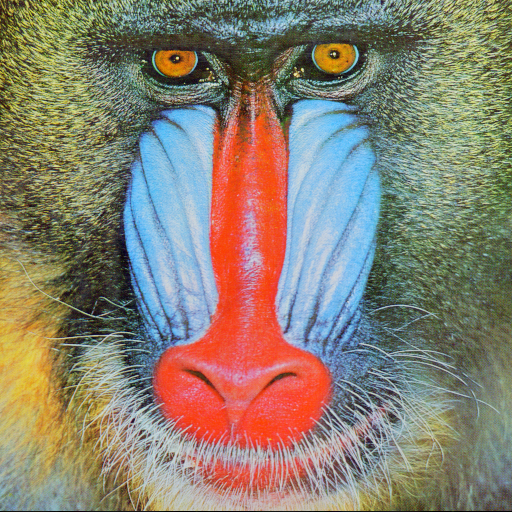
#> input picture Team_members/from_fatma_salim/baboon.png, 512 x 512 px, found by its file name
$ jupyter execute Image_Transformation_on_baboon.ipynb
#> lines starting #> are read from the running program, lines starting #| are printed output that depends on the picture
# Image Transformation on baboon

Pixel Transforms are operations you perform one pixel at a time. In this task, you will start by creating histograms. Histograms display the intensity of the image and can be used to optimize image characteristics. You will then apply Intensity Transformations, making objects easier to see by improving image contrast and brightness.

#### Load the RGB image baboon.png

[cell 1]
import numpy as np
import cv2
from PIL import Image
import matplotlib.pyplot as plt

[cell 2]
img_pil = Image.open(r"C:\Users\bbuser\Desktop\baboon.png")
#> img_pil is the input picture: PIL image 512x512 RGB; mean R, G, B 137.4, 128.9, 113.1
img_pil

#### Create and display histograms for each color channel (Red, Green, Blue)

[cell 3]
# Convert PIL image to numpy array
img_np = np.array(img_pil)

plt.figure(figsize=(12, 4))

# Red channel histogram
plt.subplot(1, 3, 1)
plt.hist(img_np[:, :, 0].ravel(), bins=256, color='red', alpha=0.7)
plt.title('Red Channel')
plt.xlabel('Pixel Intensity')
plt.ylabel('Frequency')

# Green channel histogram
plt.subplot(1, 3, 2)
plt.hist(img_np[:, :, 1].ravel(), bins=256, color='green', alpha=0.7)
plt.title('Green Channel')
plt.xlabel('Pixel Intensity')
plt.ylabel('Frequency')

# Blue channel histogram
plt.subplot(1, 3, 3)
plt.hist(img_np[:, :, 2].ravel(), bins=256, color='blue', alpha=0.7)
plt.title('Blue Channel')
plt.xlabel('Pixel Intensity')
plt.ylabel('Frequency')

plt.tight_layout()
plt.show()
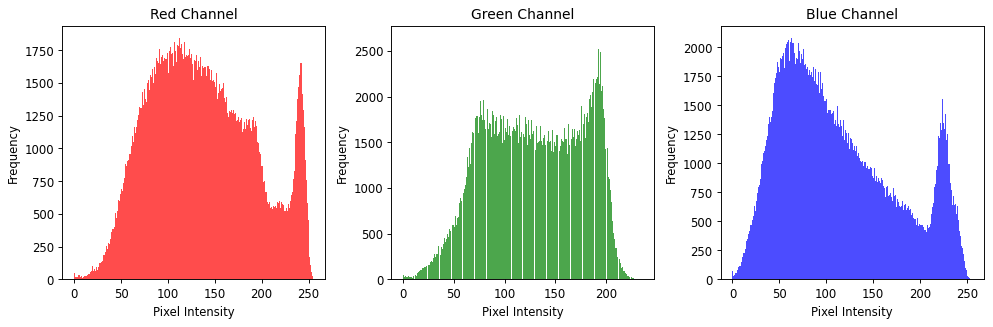
#> figure drawn by matplotlib, 3 panels; panel 1: tallest bar 1845 high, from x = 111.6 to 112.6; panel 2: tallest bar 2644 high, from x = 191.8 to 192.7; panel 3: tallest bar 2081 high, from x = 62.75 to 63.75

#### Apply intensity transformations to enhance image contrast and brightness.

[cell 4]
# Enhance brightness by adding a constant value and clipping to [0, 255]
brightness_increase = 50
img_bright = np.clip(img_np + brightness_increase, 0, 255).astype(np.uint8)
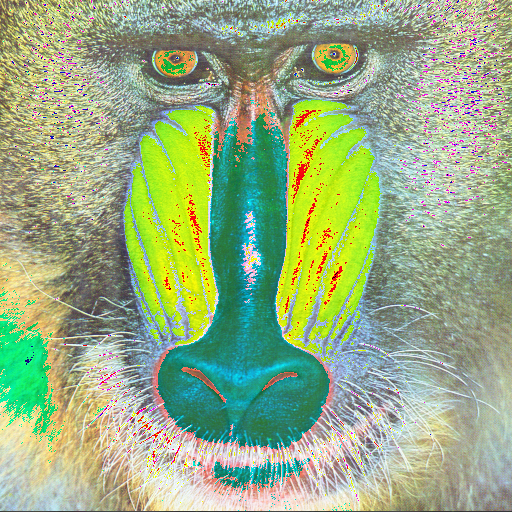
#> img_bright: shape (512, 512, 3); mean R, G, B 152.3, 174.5, 130.4

# Enhance contrast by scaling pixel values around the mean
mean = np.mean(img_np, axis=(0, 1), keepdims=True)
#> mean = [[137.4, 128.9, 113.1]]
contrast_factor = 1.5
img_contrast = np.clip((img_np - mean) * contrast_factor + mean, 0, 255).astype(np.uint8)
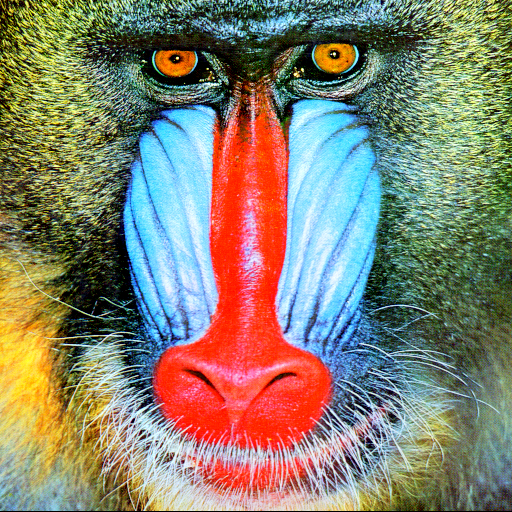
#> img_contrast: shape (512, 512, 3); mean R, G, B 133.9, 129, 110.3

[cell 5]
neg_goldhil_image = 255 - img_np
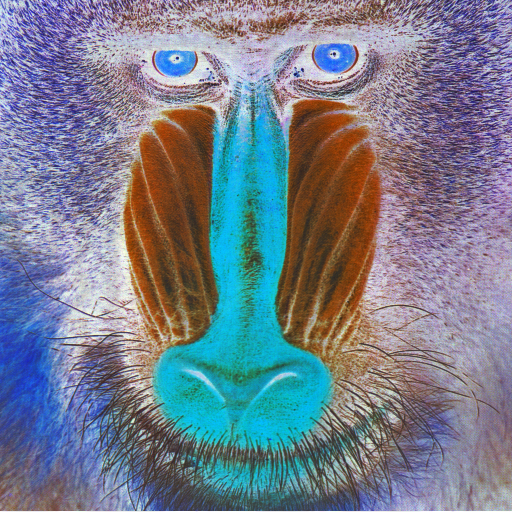
#> neg_goldhil_image: shape (512, 512, 3); mean R, G, B 117.6, 126.1, 141.9
plt.figure(figsize=(10,10))
plt.subplot(1, 2, 1)
plt.imshow(img_np,cmap="gray")
plt.subplot(1, 2, 2)
plt.imshow(neg_goldhil_image,cmap="gray")
plt.show()

[cell 6]
plt.figure(figsize=(10, 5))

plt.subplot(1, 2, 1)
plt.imshow(img_bright)
plt.title('Brightness Increased')
plt.axis('off')

plt.subplot(1, 2, 2)
plt.imshow(img_contrast)
plt.title('Contrast Enhanced')
plt.axis('off')

plt.tight_layout()
plt.show()

#### Adjust brightness and contrast with chosen transformation functions.

#### Perform histogram equalization on each channel.

#### Convert the image to grayscale and create its histogram.

[cell 7]
# Convert to grayscale by taking mean of RGB channels
img_gray = cv2.cvtColor(img_np, cv2.COLOR_RGB2GRAY)
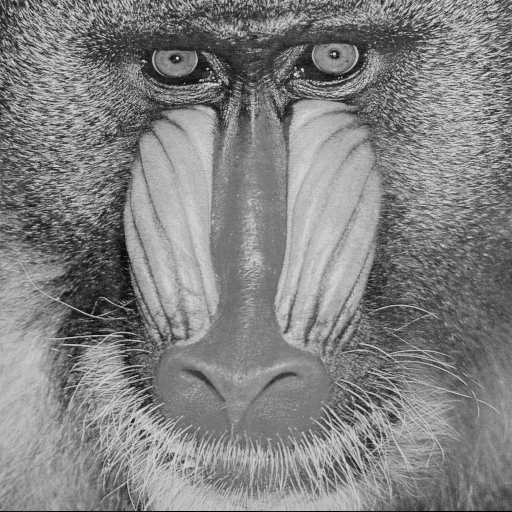
#> img_gray: shape (512, 512); min 0, max 231, mean 129.6

# Create figure with two subplots
plt.subplot(1, 2, 1)
plt.imshow(img_gray, cmap='gray')
plt.title('Grayscale Image')
plt.axis('off')

plt.subplot(1, 2, 2)
plt.hist(img_gray.ravel(), bins=256, color='gray')
plt.title('Grayscale Histogram')
plt.xlabel('Intensity')
plt.ylabel('Count')

plt.tight_layout()
plt.show()
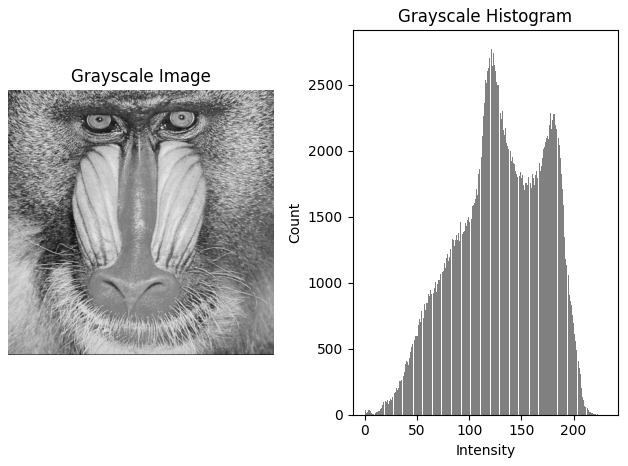
#> figure drawn by matplotlib, 2 panels; panel 2: tallest bar 2773 high, from x = 120.9 to 121.8
